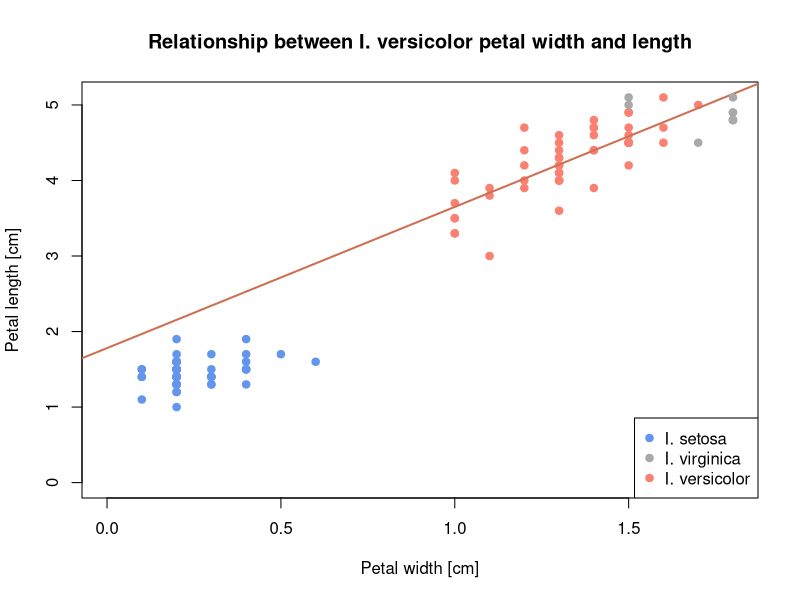
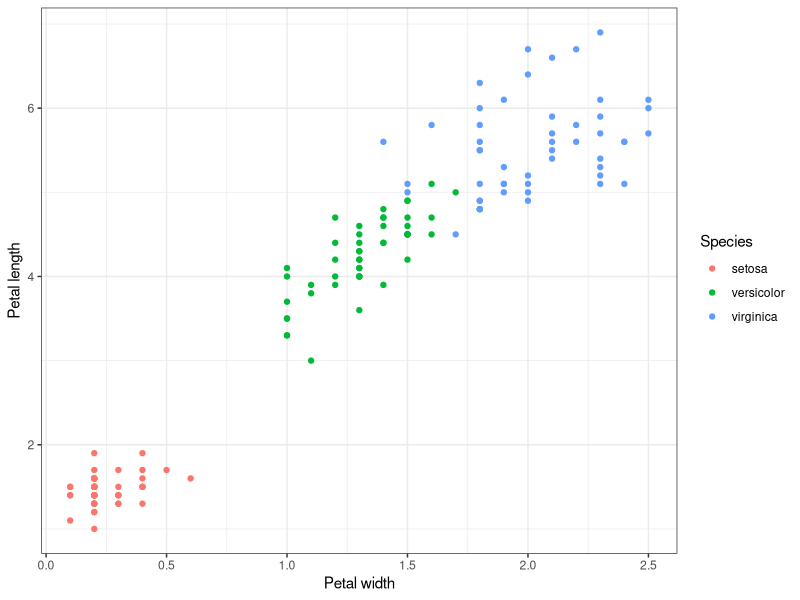
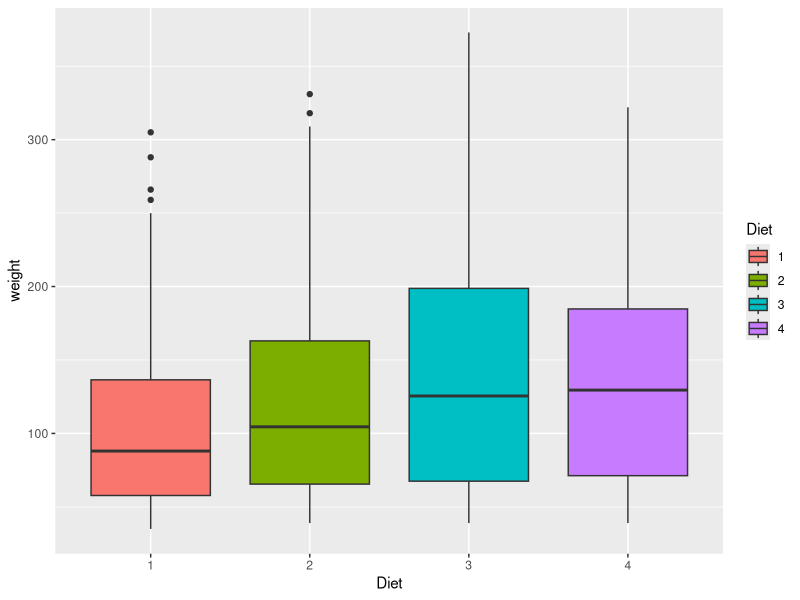
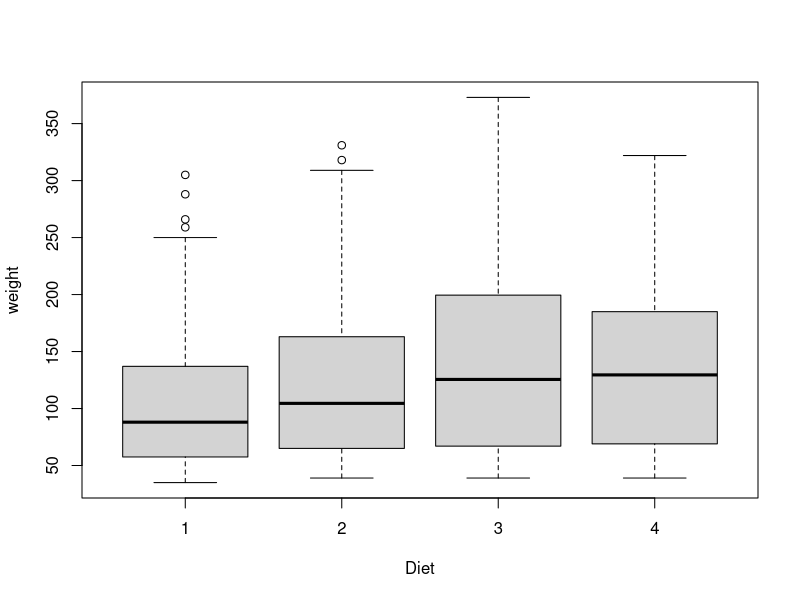

These charts were generated, in order, by the following R code:
# solutions:
# load required library
library(ggplot2) # not needed if you only work with base plots

# Task 1 -----------------------------------------------------------------------

# Create a subset for *I. versicolor* and plot correlation between petal width and length with base r graphics. Include a regression line and make sure axis titles are meaningful.  
# Add points for I. setosa and I. virginica. (hint: when you add values the x and y-axis range isn't adjusted and some values might not be shown. Adjust the x and y axis ranges to make sure all values are shown. Use the `ylim` argument in the `plot()` function for this.)
# Add a legend

# create subsets for all species 
versicolor <- subset(iris, Species == "versicolor")
setosa <- subset(iris, Species == "setosa")
virginica <- subset(iris, Species == "virginica")

plot(x = versicolor$Petal.Width, y = versicolor$Petal.Length, pch = 19, col = 'salmon',
     xlab = 'Petal width [cm]', ylab = 'Petal length [cm]',
     main = 'Relationship between I. versicolor petal width and length',
     xlim = c(0,max(versicolor$Petal.Width)),
     ylim = c(0,max(versicolor$Petal.Length)))

# add regression line
abline(lm(versicolor$Petal.Length ~ versicolor$Petal.Width), col = 'salmon3', lwd = 2)

# add points for the other species
# remember: you'll learn how to work wothout attach() later on
points(x = setosa$Petal.Width, y = setosa$Petal.Length, col = 'CornFlowerBlue', pch = 19)

points(x = virginica$Petal.Width, y = virginica$Petal.Length, col = 'darkgrey', pch = 19)

# add a legend
legend("bottomright", 
       legend = c("I. setosa", "I. virginica", "I. versicolor"), 
       col = c("CornFlowerBlue", "darkgrey", "salmon"), 
       pch = c(19, 19, 19))

# ggplot version
ggplot(iris, aes(x = Petal.Width, y = Petal.Length, col = Species)) +
  geom_point() +
  xlab("Petal width") +
  ylab("Petal length")+
  theme_bw() # you can change the background etc. with different theme settings
  

# Task 2 -----------------------------------------------------------------------
# Take a look at the built-in data set ChickWeight. Plot the results of the experiment in a way that shows 
# the potential effect of diet on the early growth of chicks. Hint: use a boxplot!

data("ChickWeight")

# check out the data set 
str(ChickWeight)

# ggplot version
# be careful to spell the column names the same way as they are written within the data set! 
ggplot(ChickWeight, aes(x = Diet, y = weight, fill = Diet))+
  geom_boxplot()
  
# base plot version:
boxplot(weight~Diet, data=ChickWeight) 
